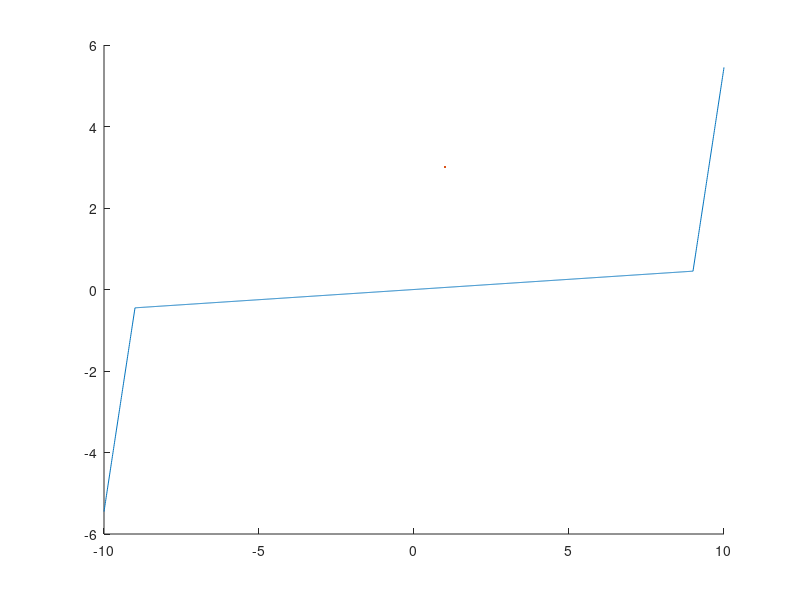
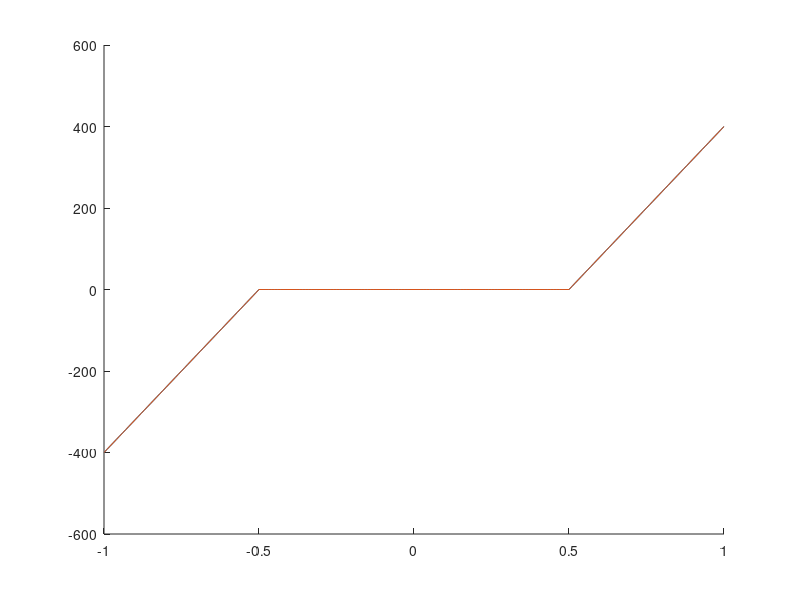

Write MATLAB code to recreate these figures, in order.
%% Plots for physarum's paper
% Daniele Proverbio (daniele.proverbio@unitn.it)
% 15/05/2024


V = -10 : 0.01 : 10;
V_T = 9;
alpha = 0.05;
beta = 5;

r = 10;
%r1=20;

M1 = - (- beta * V + 0.5*(beta - alpha) * (abs(V+V_T) - abs(V - V_T)));
M2 = (V/V_T) .^(2*r + 1);
%M21 = (V/V_T) .^(2*r1 + 1);

figure()
hold on
plot(V, M1, linewidth = 3)
%plot(V, M21, linewidth = 3)

%%
y = -1:0.01:1;
kappa = 800; % 800 : close to ideal; 300: farther from ideal
gamma = 0.5 ; % heterogeneity
u = zeros(size(y)); % arc tensions
epsi = 10e-5; % coefficient

% Piecewise-linear threshold function
u(y > +gamma) = kappa .* (y(y > +gamma) - gamma) + gamma .* epsi;
u(y < -gamma) = kappa .* (y(y < -gamma) + gamma) - gamma .* epsi;
u(y >= -gamma & y <= +gamma) = y(y >= -gamma & y <= +gamma) .* epsi;

V1 = -1 : 0.01 : 1;
beta1 = 800;
alpha1 = 0.00001;
V_T1 = 0.5;
M3 = - (- beta1 * V1 + 0.5*(beta1 - alpha1) * (abs(V1+V_T1) - abs(V1 - V_T1)));


figure()
hold on
plot(y,u)
plot(V1, M3)


%% NB: to plot the slime's development on the network
% I simply used 
% imagesc(obj(:,:,7900))
% colormap winter
% on the obj output of dynamics_systems_simulations